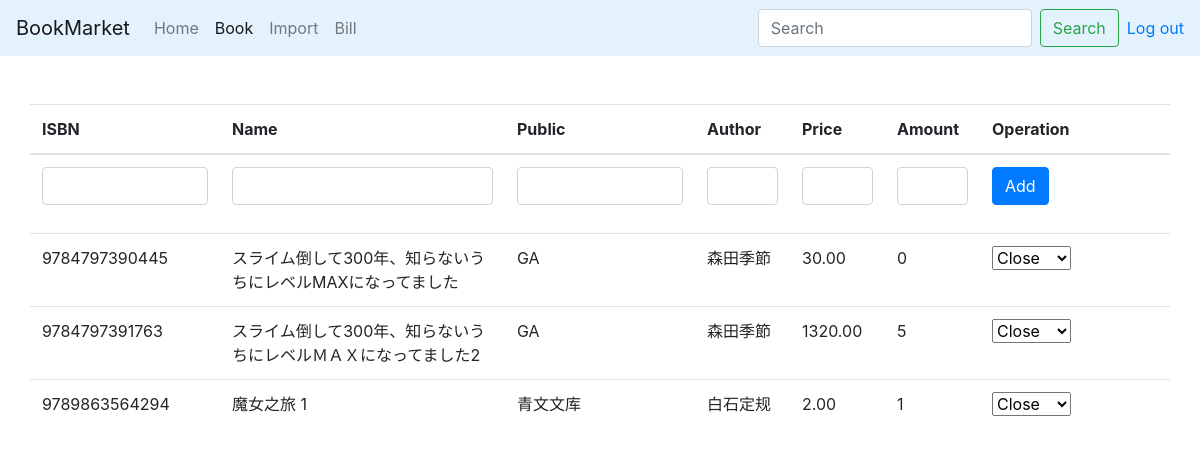
Page /book/ (signed in) on the committed database.
### bookmarket/models.py (models this page shows, shortened)
class Book(models.Model):
    ISBN = models.CharField(max_length=20, primary_key=True, null=False)
    name = models.CharField(max_length=50)
    public = models.CharField(max_length=50)
    author = models.CharField(max_length=50)
    price = models.DecimalField(max_digits=6, decimal_places=2)
    amount = models.PositiveIntegerField(default=0)

### bookmarket/views.py (the view, shortened to what this page needs)
# urls.py: path('book/', bookmarket_views.book, name='book'),
@login_required
def book(request):
    books = Book.objects.all()
    return render(request, 'bookmarket/book.html', {'books': books})

### bookmarket/templates/bookmarket/book.html (shortened to what this page needs)
{% extends "bookmarket/base.html" %}
{% if user.is_authenticated %}
{% block content %}
<div class="container">
    <div class="row mt-5">
        <table class="table">
            <thead>
                <tr>
                    <th class="col-sm-2">ISBN</th>
                    <th class="col-sm-3">Name</th>
                    <th class="col-sm-2">Public</th>
                    <th class="col-sm-1">Author</th>
                    <th class="col-sm-1">Price</th>
                    <th class="col-sm-1">Amount</th>
                    <th class="col-sm-2">Operation</th>
                </tr>
            </thead>
            <tbody>
                <tr>
                    <form action="/book/" method="POST">
                        <td>
                            <div class="form-group">
                                <input type="text" name="isbn" class="form-control" required />
                            </div>
                        </td>
                        <td>
                            <div class="form-group">
                                <input type="text" name="name" class="form-control">
                            </div>
                        </td>
                        <td>
                            <div class="form-group">
                                <input type="text" name="public" class="form-control">
                            </div>
                        </td>
                        <td>
                            <div class="form-group">
                                <input type="text" name="author" class="form-control">
                            </div>
                        </td>
                        <td>
                            <div class="form-group">
                                <input type="number" step="0.01" min="0" max="10000" name="price" class="form-control">
                            </div>
                        </td>
                        <td>
                            <div class="form-group">
                                <input type="number" step="1" min="0" max="100000" name="amount" class="form-control">
                            </div>
                        </td>
                        <td>
                            <div class="form-group">
                                <button class="btn btn-primary" name="submit" value="bookadd">Add</button>
                            </div>
                        </td>
                    </form>
                </tr>
                {% for book in books %}
                <tr>
                    <td scope="row">{{ book.ISBN }}</td>
                    <td>{{ book.name }}</td>
                    <td>{{ book.public }}</td>
                    <td>{{ book.author }}</td>
                    <td>{{ book.price }}</td>
                    <td>{{ book.amount }}</td>
                    <td>
                        <select id="select_{{ book.ISBN }}">
                            <option id="close_{{ book.ISBN }}">Close</option>
                        </select>
                    </td>
                </tr>
                {% endfor %}
            </tbody>
        </table>
    </div>
</div>
{% endblock content %}
{% endif %}

### rows in the picture
Book: ISBN "9784797390445", name "スライム倒して300年、知らないうちにレベルMAXになってました", public "GA", author "森田季節", price "30.00", amount "0", ISBN "Close"
Book: ISBN "9784797391763", name "スライム倒して300年、知らないうちにレベルＭＡＸになってました2", public "GA", author "森田季節", price "1320.00", amount "5", ISBN "Close"
Book: ISBN "9789863564294", name "魔女之旅 1", public "青文文库", author "白石定规", price "2.00", amount "1", ISBN "Close"
